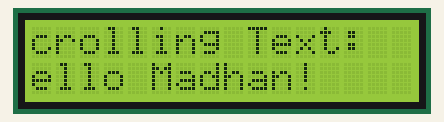
Recording of a sketch running on a simulated ESP32. On the bench: 16×2 character LCD.

Above: at 0.22 s.
At 0.97 s:
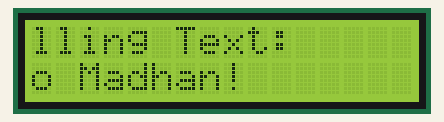
At 1.97 s:
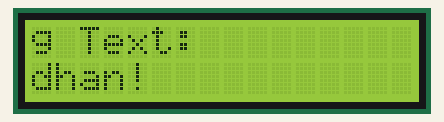
At 3.7 s:
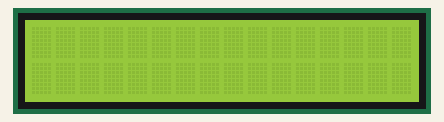
At 5.74 s:
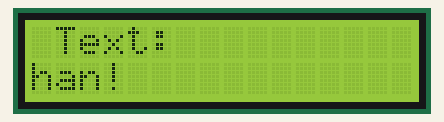
At 8.0 s:
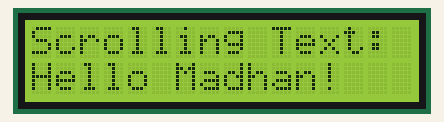

Measured:
- by itself, everything shown: repeats every 8.0 s, in 30 steps
- what the display in image 3 shows lasts 0.8 s, from 3.6 s to 4.4 s

The sketch:

LCD_display_checking_code.ino
```cpp
#include <Wire.h>
#include <LiquidCrystal_I2C.h>

LiquidCrystal_I2C lcd(0x27, 16, 2);

void setup() {
  Wire.begin(21, 22);
  lcd.init();
  lcd.backlight();
  lcd.clear();
  lcd.setCursor(0, 0);
  lcd.print("Scrolling Text:");
}

void loop() {
  lcd.setCursor(0, 1);
  lcd.print("Hello Madhan!   ");
  for (int pos = 0; pos < 16; pos++) {
    lcd.scrollDisplayLeft();
    delay(250);
  }
  for (int pos = 0; pos < 16; pos++) {
    lcd.scrollDisplayRight();
    delay(250);
  }
}
```
